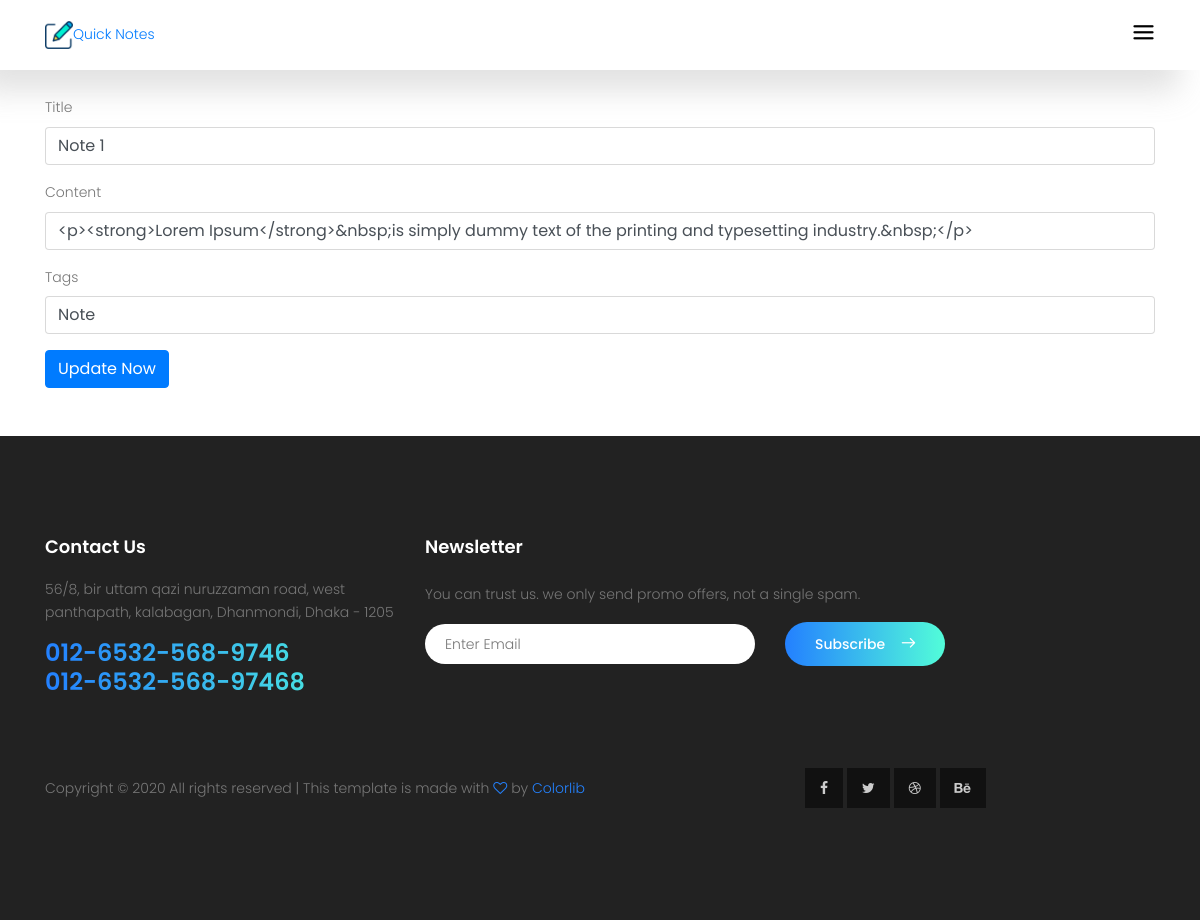
Screenshot of /notes/note-1/edit with the database file from the repository.
### notes_app/models.py (models this page shows, shortened)
class Notes(models.Model):
    user        = models.ForeignKey(User, on_delete=models.CASCADE)
    title       = models.CharField(max_length=50)
    slug        = models.SlugField(null=True, blank=True)
    content     = RichTextField()
    creared     = models.DateTimeField(blank=True, default=datetime.datetime.now)
    active      = models.BooleanField(default=True)
    tags        = models.CharField(blank=True, max_length=100)
    img         = models.ImageField(upload_to='notes-img')

### notes_app/views.py (the view)
# urls.py: url(r'^(?P<slug>[-\w]+)/edit$', views.edit_profile, name='edit_profile'),
def edit(request, slug):
    notes = get_object_or_404(Notes, slug=slug)
    if request.method == 'POST':
        form = NoteForm(request.POST, instance = notes)
        if form.is_valid():
            new_form = form.save(commit=False)
            new_form.user = request.user
            new_form.save()
            messages.success(request, 'Profile details updated.')
            return redirect('/notes')
    else:
        form = NoteForm(instance = notes)
    context = {
        'form' : form ,
    }
    return render(request, 'create.html', context)

### notes_app/forms.py
class NoteForm(forms.ModelForm):
    content = forms.CharField(widget=CKEditorWidget())
    class Meta:
        model = Notes
        fields = ['title', 'content', 'tags']

### notes_app/templates/create.html (shortened to what this page needs)
{% extends 'base.html' %}
{% load bootstrap4 %}
{% block body %}
<div class="container mt-5 mb-5">
    <form method="post">
        {% bootstrap_form form %}
        <button type="submit" class="btn btn-primary">Update Now</button>
    </form>
    </div>
{% endblock body %}

### static/home-static/css/main.css (style rules this page uses)
body { color: #777777; font-family: "Poppins", sans-serif; font-size: 14px; font-weight: 300; line-height: 1.625em; position: relative; }
.mb-5 { margin-bottom: 5px; }
body { position: relative; }

### rows the page displays
Notes: title "Note 1", content "<p><strong>Lorem Ipsum</strong>&nbsp;is simply dummy text of the printing and typesetting industry.&nbsp;</p>", tags "Note"
